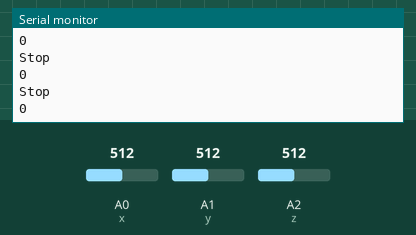
Recording of a sketch running on a simulated Arduino Uno, built with avr-gcc and run on an emulated ATmega328P. Parts: the last lines printed to the serial monitor. The test bench sets the inputs (shaded band); at power-on: A0 (x) = 512, A1 (y) = 512, A2 (z) = 512. No radio packets arrive unless stated.

Above: at 1.2 s.
1.3 s: A0 (x) set to 716
At 1.76 s:
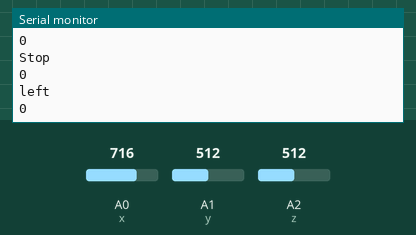
3.3 s: A1 (y) set to 716
At 3.84 s:
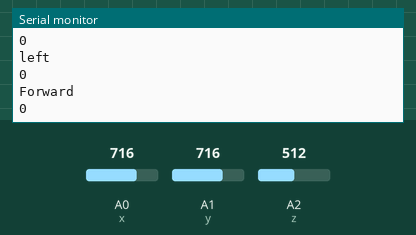
5.4 s: A1 (y) set to 306
At 5.93 s:
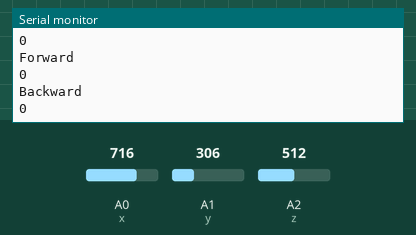
7.5 s: A2 (z) set to 716
At 7.76 s:
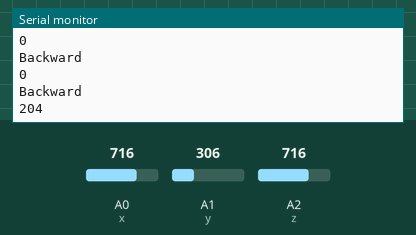
9.0 s: A2 (z) set to 900
At 9.07 s:
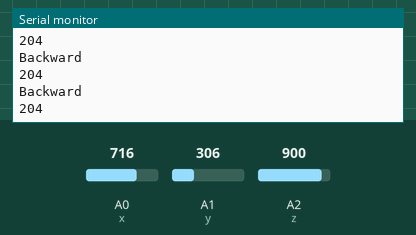
Timing chart, 0 to 11.5 s (numbered marks = the images above; inputs shaded):
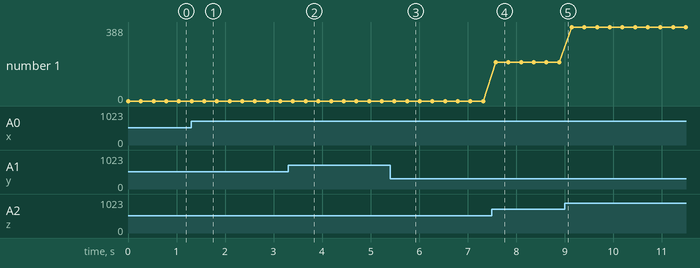

The sketch:

Gyro_Vehicle_TX.ino
```cpp
#include<RH_ASK.h>
#include<SPI.h>

RH_ASK tx;

#define x A0
#define y A1
#define z A2

char *data;

int xi , yi , zi , xl , yl , zl , dx , dy , dz ;

void setup()
{
  Serial.begin(9600);
  tx.init();

  pinMode (x, INPUT);
  pinMode (y, INPUT);
  pinMode (z, INPUT);

  xi = analogRead(x);
  yi = analogRead(y);
  zi = analogRead(z);

}

void loop()
{
  xl = analogRead(x);
  yl = analogRead(y);
  zl = analogRead(z);

  dx = xl - xi ;
  dy = yl - yi ;
  dz = zl - zi ;

  //Serial.println(dx);
   Serial.println(dz);

  if(dy >= 40)
  {
    data="f";
    tx.send((uint8_t *)data, strlen(data));
    tx.waitPacketSent();
    delay(200);
    Serial.println("Forward");
  }
  else if(dy <= -45)
  {
    data="b";
    tx.send((uint8_t *)data, strlen(data));
    tx.waitPacketSent();
    delay(200);
    Serial.println("Backward");
  }
  else if(dx >= 40)
  {
    data="l";
    tx.send((uint8_t *)data, strlen(data));
    tx.waitPacketSent();
    delay(200);
    Serial.println("left");
  }
  else if(dx <= -45)
  {
    data="r";
    tx.send((uint8_t *)data, strlen(data));
    tx.waitPacketSent();
    delay(200);
    Serial.println("right");
  }
  else
  {
    data="s";
    tx.send((uint8_t *)data, strlen(data));
    tx.waitPacketSent();
    delay(200);
    Serial.println("Stop");
  }

}
```

Measured:
- after the input at 1.3 s, the serial monitor: prints a new line after 0.27 s (image 1)
- after the input at 3.3 s, the serial monitor: prints a new line after 0.35 s (image 2)
- after the input at 5.4 s, the serial monitor: prints a new line after 0.34 s (image 3)
- after the input at 7.5 s, the serial monitor: prints a new line after 0.08 s (image 4)
- plotted number 1: 0 → 204 after the input at 7.5 s, 204 → 388 after the input at 9.0 s
